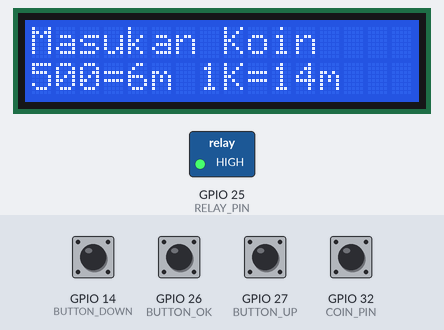
Simulated run of this sketch. Board: ESP32. Shown: 16×2 character LCD, switched loads named in the sketch (green lamp = pin HIGH). Inputs (shaded band) come from the test bench; at power-on: GPIO 14 (BUTTON_DOWN), GPIO 26 (BUTTON_OK), GPIO 27 (BUTTON_UP), GPIO 32 (COIN_PIN) HIGH. EEPROM starts erased.

Above: at 2.4 s.
2.5 s: GPIO 32 (COIN_PIN) pulled LOW for 0.15 s
At 5.4 s:
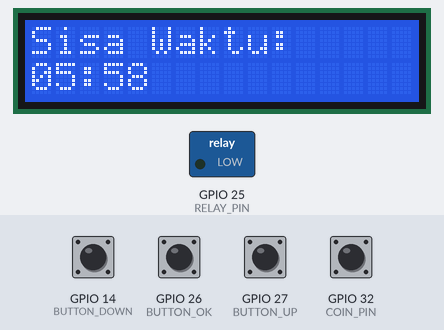
5.6 s: GPIO 26 (BUTTON_OK) pulled LOW for 3.2 s
At 9.3 s:
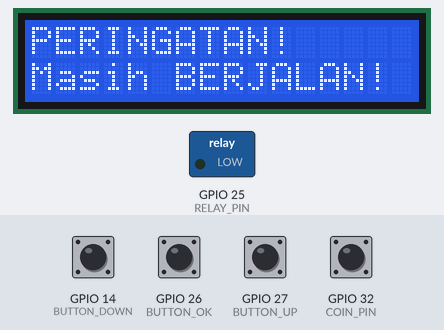
11.8 s: GPIO 26 (BUTTON_OK) pulled LOW for 0.15 s
At 13.2 s:
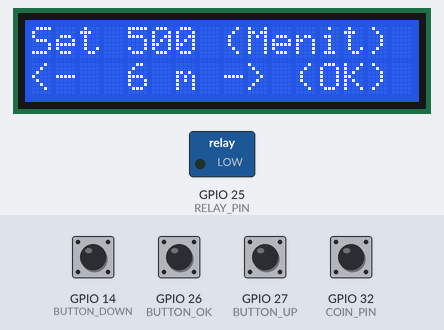
13.5 s: GPIO 26 (BUTTON_OK) pulled LOW for 1 s
At 14.8 s:
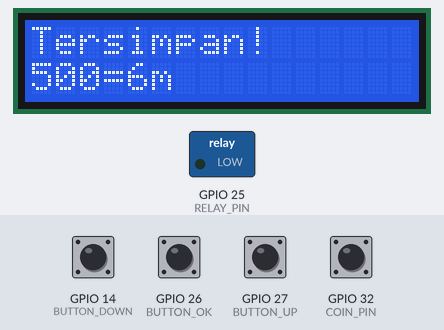
16.0 s: GPIO 14 (BUTTON_DOWN) pulled LOW for 0.15 s
At 16.9 s:
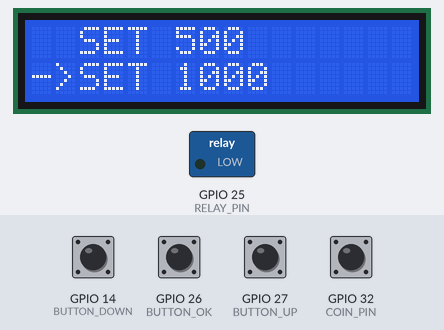
17.6 s: GPIO 14 (BUTTON_DOWN) pulled LOW for 1 s
At 18.9 s:
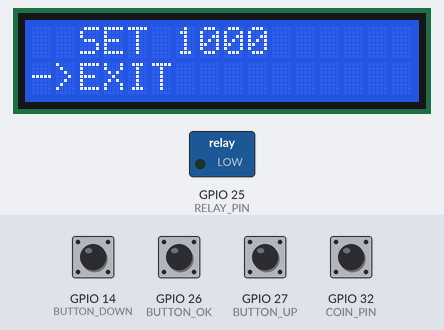
Timing chart, 0 to 20.6 s (numbered marks = the images above; inputs shaded):
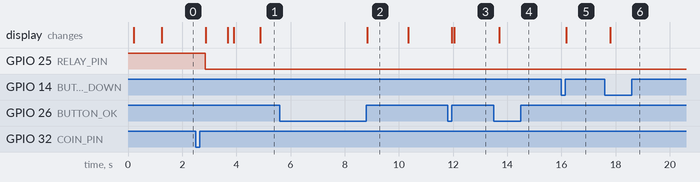

Measured:
- after the input at 2.5 s, GPIO 25 (RELAY_PIN): HIGH → LOW after 0.35 s; the display: first changes after 0.37 s (image 1 shows a later state)
- after the input at 5.6 s, the display: changes after 3.2 s (image 2)
- after the input at 11.8 s, the display: first changes after 0.16 s (image 3 shows a later state)
- after the input at 13.5 s, the display: changes after 0.21 s (image 4)
- after the input at 16.0 s, the display: changes after 0.19 s (image 5)
- after the input at 17.6 s, the display: changes after 0.21 s (image 6)
- what the display in image 2 shows lasts 1.5 s, from 8.8 s to 10.3 s

The sketch:

VendingTimer_LCD_I2C.ino
```cpp
#include <Wire.h>
#include <LiquidCrystal_I2C.h>
#include <EEPROM.h>

#define COIN_PIN        32
#define RELAY_PIN       25
#define BUTTON_OK       26
#define BUTTON_UP       27
#define BUTTON_DOWN     14

#define EEPROM_SIZE         8
#define ADDR_DURASI_500     0
#define ADDR_DURASI_1000    4

LiquidCrystal_I2C lcd(0x27, 16, 2);

volatile int coinPulseCount = 0;
volatile unsigned long lastCoinPulseTime = 0;

unsigned long totalWaktu_detik = 0;
unsigned long waktuMulai = 0;
bool isRunning = false;

int durasi500 = 6 * 60;
int durasi1000 = 14 * 60;
const long MAX_WAKTU = 86400L;

String lastLine1 = "";
String lastLine2 = "";

enum Mode { STANDBY, RUNNING, MENU, SET_500, SET_1000 };
Mode mode = STANDBY;
int selectedMenu = 0;

void IRAM_ATTR detectCoin() {
  unsigned long now = millis();
  if (now - lastCoinPulseTime > 50) {
    coinPulseCount++;
    lastCoinPulseTime = now;
  }
}

void tampilLCD(const String &line1, const String &line2) {
  if (line1 != lastLine1 || line2 != lastLine2) {
    lcd.clear();
    lcd.setCursor(0, 0); lcd.print(line1);
    lcd.setCursor(0, 1); lcd.print(line2);
    lastLine1 = line1;
    lastLine2 = line2;
  }
}

void tambahWaktu(int pulsa) {
  int tambahDetik = 0;

  if (pulsa == 1) {
    tambahDetik = durasi500;
  } else if (pulsa >= 2 && pulsa <= 5) {
    tambahDetik = durasi1000;
  } else {
    return;
  }

  totalWaktu_detik += tambahDetik;
  if (totalWaktu_detik > MAX_WAKTU) totalWaktu_detik = MAX_WAKTU;

  waktuMulai = millis();
  isRunning = true;
  mode = RUNNING;
  digitalWrite(RELAY_PIN, LOW); // relay ON

  tampilLCD("Koin Diterima!", "+" + String(tambahDetik / 60) + " Menit");
  delay(800);
  lastLine1 = "";  // paksa LCD update lagi setelah pesan ini
  lastLine2 = "";
}

void tampilMenu() {
  String line1, line2;
  if (selectedMenu == 0) { line1 = "->SET 500"; line2 = "  SET 1000"; }
  else if (selectedMenu == 1) { line1 = "  SET 500"; line2 = "->SET 1000"; }
  else { line1 = "  SET 1000"; line2 = "->EXIT"; }
  tampilLCD(line1, line2);
}

void handleMenu() {
  if (digitalRead(BUTTON_UP) == LOW) {
    delay(150);
    selectedMenu = (selectedMenu - 1 + 3) % 3;
    tampilMenu();
    while (digitalRead(BUTTON_UP) == LOW);
  }

  if (digitalRead(BUTTON_DOWN) == LOW) {
    delay(150);
    selectedMenu = (selectedMenu + 1) % 3;
    tampilMenu();
    while (digitalRead(BUTTON_DOWN) == LOW);
  }

  if (digitalRead(BUTTON_OK) == LOW) {
    delay(150);
    while (digitalRead(BUTTON_OK) == LOW);
    if (selectedMenu == 0) mode = SET_500;
    else if (selectedMenu == 1) mode = SET_1000;
    else mode = STANDBY;
    lcd.clear();
  }
}

void settingDurasi(int &durasi, const String &label, int addr) {
  char buf[17];
  sprintf(buf, "<- %2d m -> (OK)", durasi / 60);
  tampilLCD("Set " + label + " (Menit)", buf);

  if (digitalRead(BUTTON_UP) == LOW) {
    delay(150);
    if (durasi < 3600) durasi += 60;
    while (digitalRead(BUTTON_UP) == LOW);
  }

  if (digitalRead(BUTTON_DOWN) == LOW) {
    delay(150);
    if (durasi > 60) durasi -= 60;
    while (digitalRead(BUTTON_DOWN) == LOW);
  }

  if (digitalRead(BUTTON_OK) == LOW) {
    delay(150);
    EEPROM.put(addr, durasi);
    EEPROM.commit();
    tampilLCD("Tersimpan!", label + "=" + String(durasi / 60) + "m");
    delay(1000);
    mode = MENU;
    while (digitalRead(BUTTON_OK) == LOW);
  }
}

void setup() {
  Serial.begin(115200);

  pinMode(RELAY_PIN, OUTPUT);
  digitalWrite(RELAY_PIN, HIGH);
  delay(100);

  pinMode(COIN_PIN, INPUT_PULLUP);
  attachInterrupt(digitalPinToInterrupt(COIN_PIN), detectCoin, FALLING);

  pinMode(BUTTON_OK, INPUT_PULLUP);
  pinMode(BUTTON_UP, INPUT_PULLUP);
  pinMode(BUTTON_DOWN, INPUT_PULLUP);

  lcd.init();
  lcd.backlight();
  tampilLCD("ADS PlayStation", "Memuat...");

  EEPROM.begin(EEPROM_SIZE);
  EEPROM.get(ADDR_DURASI_500, durasi500);
  EEPROM.get(ADDR_DURASI_1000, durasi1000);

  if (durasi500 < 60 || durasi500 > 3600) durasi500 = 6 * 60;
  if (durasi1000 < 60 || durasi1000 > 3600) durasi1000 = 14 * 60;
  EEPROM.put(ADDR_DURASI_500, durasi500);
  EEPROM.put(ADDR_DURASI_1000, durasi1000);
  EEPROM.commit();

  tampilLCD("Loading", "ADS PlayStation");
  delay(1000);
}

void loop() {
  // Tekan lama OK => menu
  if ((mode == STANDBY || mode == RUNNING) && digitalRead(BUTTON_OK) == LOW) {
    unsigned long startPress = millis();
    while (digitalRead(BUTTON_OK) == LOW);
    if (millis() - startPress >= 2000) {
      if (isRunning) {
        tampilLCD("PERINGATAN!", "Masih BERJALAN!");
        delay(1500);
      }
      mode = MENU;
      selectedMenu = 0;
      tampilMenu();
      return;
    }
  }

  // Koin terdeteksi
  if (mode != MENU && mode != SET_500 && mode != SET_1000) {
    if (coinPulseCount > 0 && millis() - lastCoinPulseTime > 300) {
      noInterrupts();
      int pulsa = coinPulseCount;
      coinPulseCount = 0;
      interrupts();
      tambahWaktu(pulsa);
    }
  }

  switch (mode) {
    case STANDBY:
      tampilLCD("Masukan Koin", "500=" + String(durasi500 / 60) + "m 1K=" + String(durasi1000 / 60) + "m");
      break;

    case RUNNING: {
      unsigned long berjalan = (millis() - waktuMulai) / 1000;
      long sisa = totalWaktu_detik - berjalan;
      if (sisa <= 0) {
        sisa = 0;
        isRunning = false;
        totalWaktu_detik = 0;
        digitalWrite(RELAY_PIN, HIGH);
        tampilLCD("Waktu Habis", "Masukan Koin");
        delay(1500);
        mode = STANDBY;
      } else {
        int m = sisa / 60;
        int d = sisa % 60;
        char buf[17];
        sprintf(buf, "%02d:%02d", m, d);
        tampilLCD("Sisa Waktu:", buf);
      }
      break;
    }

    case MENU:
      handleMenu();
      break;

    case SET_500:
      settingDurasi(durasi500, "500", ADDR_DURASI_500);
      break;

    case SET_1000:
      settingDurasi(durasi1000, "1000", ADDR_DURASI_1000);
      break;
  }

  delay(50);
}
```
